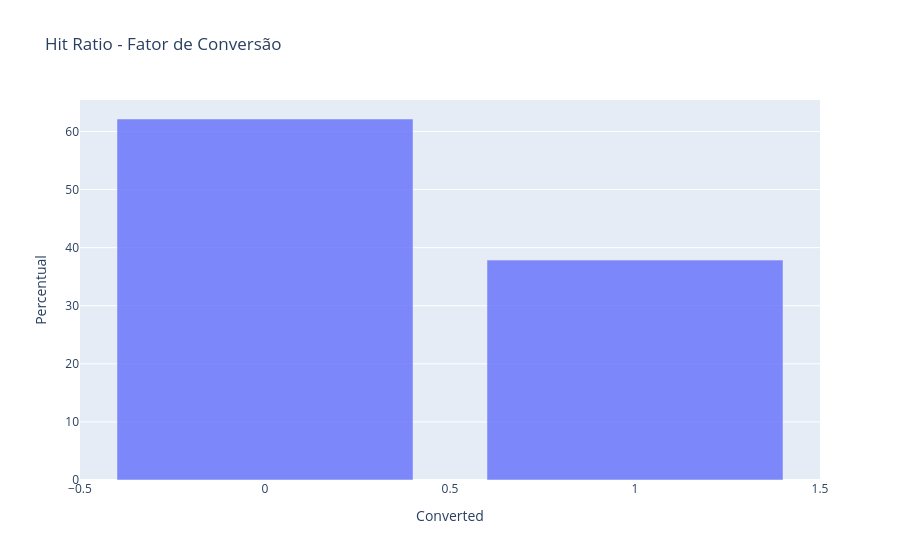

Notebook code for this chart:
### Code cell
# Plotar a distribuição dos valores da feature target

fig = px.bar(df_leads['Converted'].value_counts(normalize=True) * 100, 
            title='Hit Ratio - Fator de Conversão',
            labels={'index': 'Converted', 'value': 'Percentual'},
            opacity=0.8)

fig.update_layout(showlegend=False)
fig.show()

### Figure 1 — Plotly figure (JSON) as saved in the notebook; plotly's stock layout.template omitted (floating-point values rounded to 4 significant figures)
{"data": [{"hovertemplate": "variable=proportion<br>Converted=%{x}<br>Percentual=%{y}<extra></extra>", "legendgroup": "proportion", "marker": {"color": "#636efa", "opacity": 0.8, "pattern": {"shape": ""}}, "name": "proportion", "orientation": "v", "showlegend": true, "textposition": "auto", "type": "bar", "x": [0, 1], "xaxis": "x", "y": [62.14, 37.86], "yaxis": "y"}], "layout": {"barmode": "relative", "legend": {"title": {"text": "variable"}, "tracegroupgap": 0}, "showlegend": false, "title": {"text": "Hit Ratio - Fator de Conversão"}, "xaxis": {"anchor": "y", "domain": [0, 1], "title": {"text": "Converted"}}, "yaxis": {"anchor": "x", "domain": [0, 1], "title": {"text": "Percentual"}}}}
